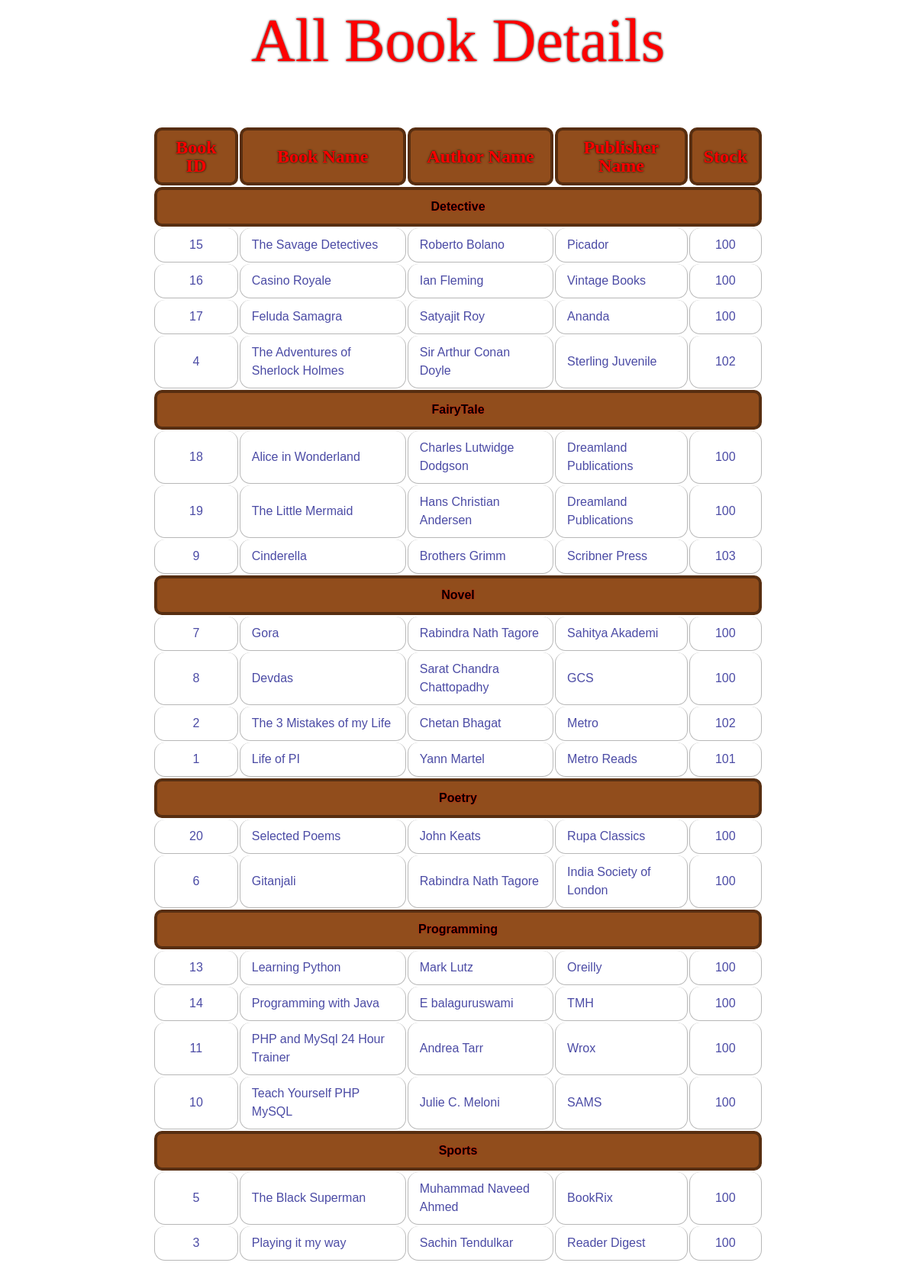
The page /showallbooks.php on the database its author committed.
### tables this page shows
CREATE TABLE `book` (
  `BOOKID` int(5) NOT NULL,
  `BOOK_NAME` varchar(50) NOT NULL,
  `AUTHOR_NAME` varchar(30) NOT NULL,
  `CATEGORY` varchar(25) NOT NULL,
  `PUBLISHER_NAME` varchar(25) NOT NULL,
  `STOCK` int(5) NOT NULL,
  `COVER_IMG` varchar(30) NOT NULL
);

### showallbooks.php (the view, shortened to what this page needs)
<html>
<head>
    <link rel=stylesheet href='MyStyle.css' type="text/css">
    <link rel=stylesheet href='tableCSS.css' type="text/css">
</head>
<body text=navy>
<center> <font face="ar christy" color=red style="font-size: 80px; text-shadow: 0px 0px 3px black"> All Book Details</font></center>
<br><br>
<table align=center width=60% cellspacing=2>
<tr>
    <th><center><font face='ar christy' color=red size=5 style='text-shadow: 0px 0px 3px black;'>Book ID</font></center></th><th><center><font face='ar christy' color=red size=5 style='text-shadow: 0px 0px 3px black;'>Book Name</font></center></th><th><center><font face='ar christy' color=red size=5 style='text-shadow: 0px 0px 3px black;'>Author Name</font></center></th><th><center><font face='ar christy' color=red size=5 style='text-shadow: 0px 0px 3px black;'>Publisher Name</font></center></th><th><center><font face='ar christy' color=red size=5 style='text-shadow: 0px 0px 3px black;'>Stock</font></center></th>
<?php
	$con=mysqli_connect("localhost","root","","weblib");
	$qrystr="SELECT * FROM BOOK ORDER BY CATEGORY";
	$rec=mysqli_query($con,$qrystr);
	$booktype="";
	while($row = mysqli_fetch_array($rec, MYSQLI_ASSOC))
	{
		if(strcmp($row['CATEGORY'],$booktype)!=0)
		{
			echo "<TR><th colspan=6><center><font color=black size=3 face='Arial' style='text-shadow: 0px 0px 2px red;'>{$row['CATEGORY']}</font></center></th></tr>";
			$booktype="{$row['CATEGORY']}";
		}
		echo "<tr>
		<TD align=center height=30><font face='Arial' size=3>{$row['BOOKID']}</font></TD>
		<TD align=left><font face='Arial' size=3>{$row['BOOK_NAME']}</font></TD>
		<TD align=left><font face='Arial' size=3>{$row['AUTHOR_NAME']}</font></TD>
		<TD align=left><font face='Arial' size=3>{$row['PUBLISHER_NAME']}</font></TD>
		<TD align=center><font face='Arial' size=3>{$row['STOCK']}</font></td>
		";
	}
?>
</table><br><br>
</body>
</html>

### tableCSS.css (style rules this page uses)
table { border-collapse: separate; font-size: 12px; line-height: 24px; margin: 30px auto; text-align: left; width: 800px; }
th { background: url(tableHeader.jpg), linear-gradient(rgba(210,118,17, 0.7) 0%, rgba(245, 186, 136, 0) 95%); border-right: 4px solid rgba(0,0,0,0.4); border-left: 4px solid rgba(0,0,0,0.4); border-bottom: 4px solid rgba(0,0,0,0.4); border-top: 4px solid rgba(0,0,0,0.4); border-radius: 10px; font-weight: bold; padding: 10px 15px; position: relative; text-shadow: 0 1px 0 #000; }
td { background: white; opacity: 0.7; border-right: 1px solid rgba(0,0,0,0.4); border-left: 1px solid rgba(0,0,0,0.4); border-bottom: 1px solid rgba(0,0,0,0.4); border-radius: 14px; padding: 10px 15px; position: relative; transition: all 300ms; }

### rows shown on the page
book: CATEGORY "Detective", BOOKID "15", BOOK_NAME "The Savage Detectives", AUTHOR_NAME "Roberto Bolano", PUBLISHER_NAME "Picador", STOCK "100"
book: BOOKID "16", BOOK_NAME "Casino Royale", AUTHOR_NAME "Ian Fleming", PUBLISHER_NAME "Vintage Books", STOCK "100"
book: BOOKID "17", BOOK_NAME "Feluda Samagra", AUTHOR_NAME "Satyajit Roy", PUBLISHER_NAME "Ananda", STOCK "100"
book: BOOKID "4", BOOK_NAME "The Adventures of Sherlock Holmes", AUTHOR_NAME "Sir Arthur Conan Doyle", PUBLISHER_NAME "Sterling Juvenile", STOCK "102"
book: CATEGORY "FairyTale", BOOKID "18", BOOK_NAME "Alice in Wonderland", AUTHOR_NAME "Charles Lutwidge Dodgson", PUBLISHER_NAME "Dreamland Publications", STOCK "100"
book: BOOKID "19", BOOK_NAME "The Little Mermaid", AUTHOR_NAME "Hans Christian Andersen", PUBLISHER_NAME "Dreamland Publications", STOCK "100"
book: BOOKID "9", BOOK_NAME "Cinderella", AUTHOR_NAME "Brothers Grimm", PUBLISHER_NAME "Scribner Press", STOCK "103"
book: CATEGORY "Novel", BOOKID "7", BOOK_NAME "Gora", AUTHOR_NAME "Rabindra Nath Tagore", PUBLISHER_NAME "Sahitya Akademi", STOCK "100"
book: BOOKID "8", BOOK_NAME "Devdas", AUTHOR_NAME "Sarat Chandra Chattopadhy", PUBLISHER_NAME "GCS", STOCK "100"
book: BOOKID "2", BOOK_NAME "The 3 Mistakes of my Life", AUTHOR_NAME "Chetan Bhagat", PUBLISHER_NAME "Metro", STOCK "102"
book: BOOKID "1", BOOK_NAME "Life of PI", AUTHOR_NAME "Yann Martel", PUBLISHER_NAME "Metro Reads", STOCK "101"
book: CATEGORY "Poetry", BOOKID "20", BOOK_NAME "Selected Poems", AUTHOR_NAME "John Keats", PUBLISHER_NAME "Rupa Classics", STOCK "100"
book: BOOKID "6", BOOK_NAME "Gitanjali", AUTHOR_NAME "Rabindra Nath Tagore", PUBLISHER_NAME "India Society of London", STOCK "100"
book: CATEGORY "Programming", BOOKID "13", BOOK_NAME "Learning Python", AUTHOR_NAME "Mark Lutz", PUBLISHER_NAME "Oreilly", STOCK "100"
book: BOOKID "14", BOOK_NAME "Programming with Java", AUTHOR_NAME "E balaguruswami", PUBLISHER_NAME "TMH", STOCK "100"
book: BOOKID "11", BOOK_NAME "PHP and MySql 24 Hour Trainer", AUTHOR_NAME "Andrea Tarr", PUBLISHER_NAME "Wrox", STOCK "100"
book: BOOKID "10", BOOK_NAME "Teach Yourself PHP MySQL", AUTHOR_NAME "Julie C. Meloni", PUBLISHER_NAME "SAMS", STOCK "100"
book: CATEGORY "Sports", BOOKID "5", BOOK_NAME "The Black Superman", AUTHOR_NAME "Muhammad Naveed Ahmed", PUBLISHER_NAME "BookRix", STOCK "100"
book: BOOKID "3", BOOK_NAME "Playing it my way", AUTHOR_NAME "Sachin Tendulkar", PUBLISHER_NAME "Reader Digest", STOCK "100"
